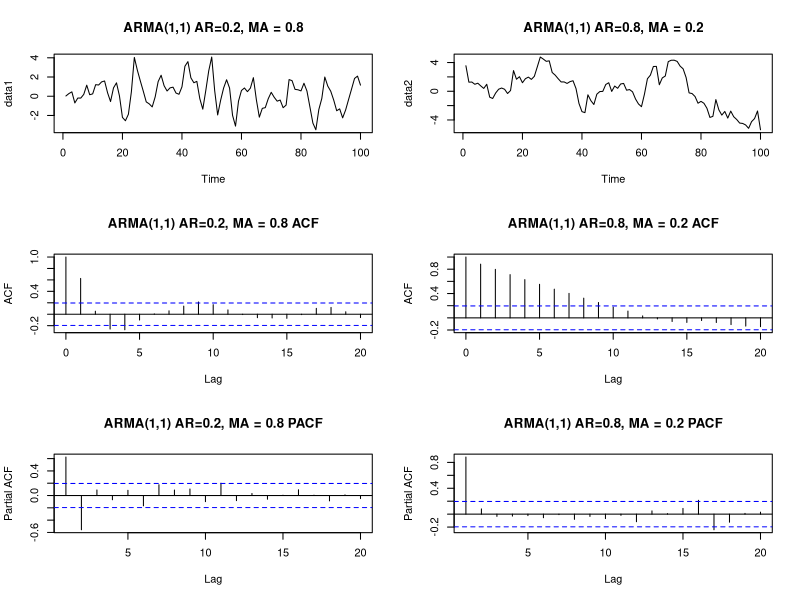
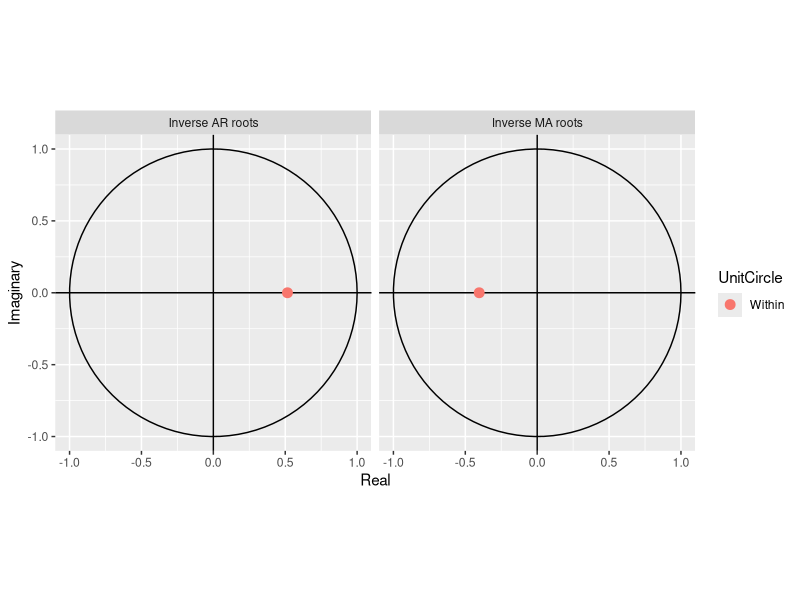
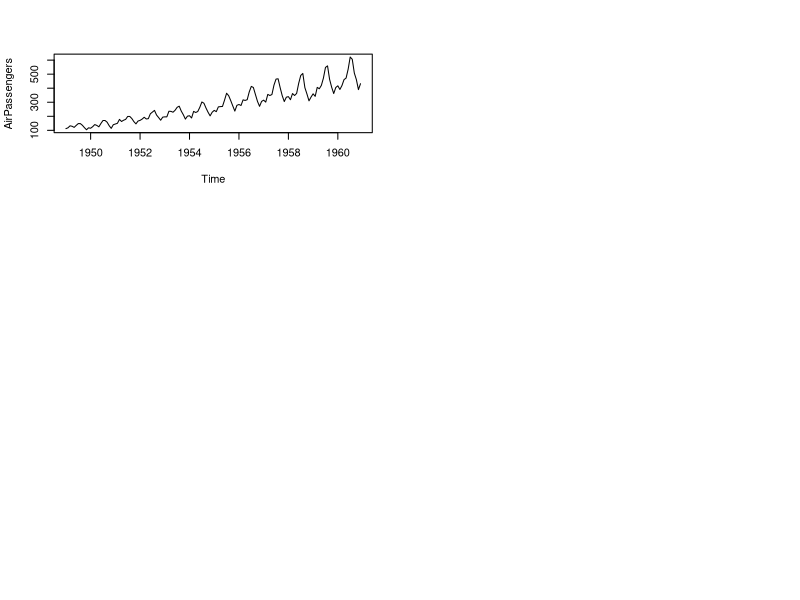
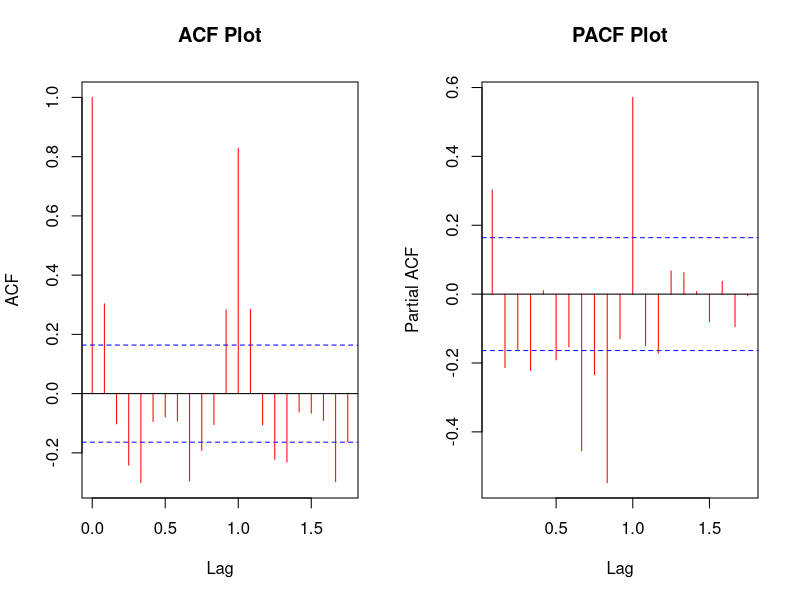
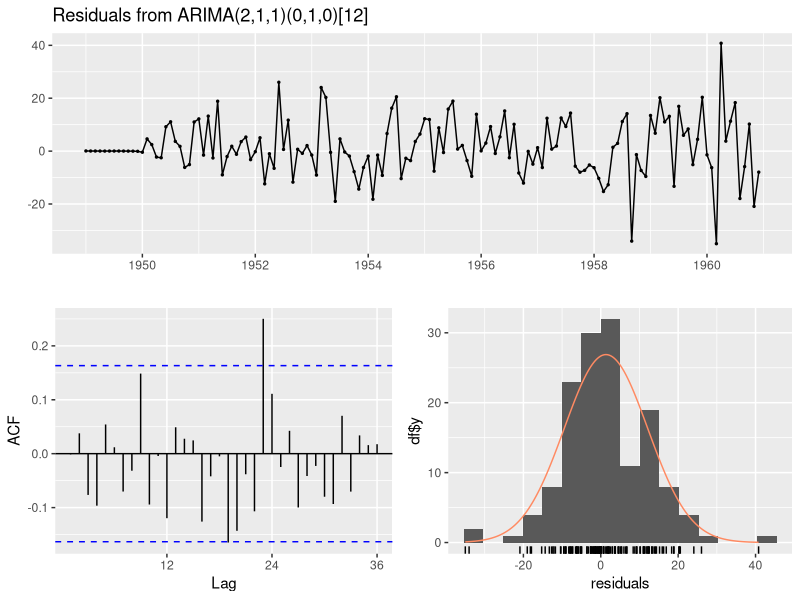
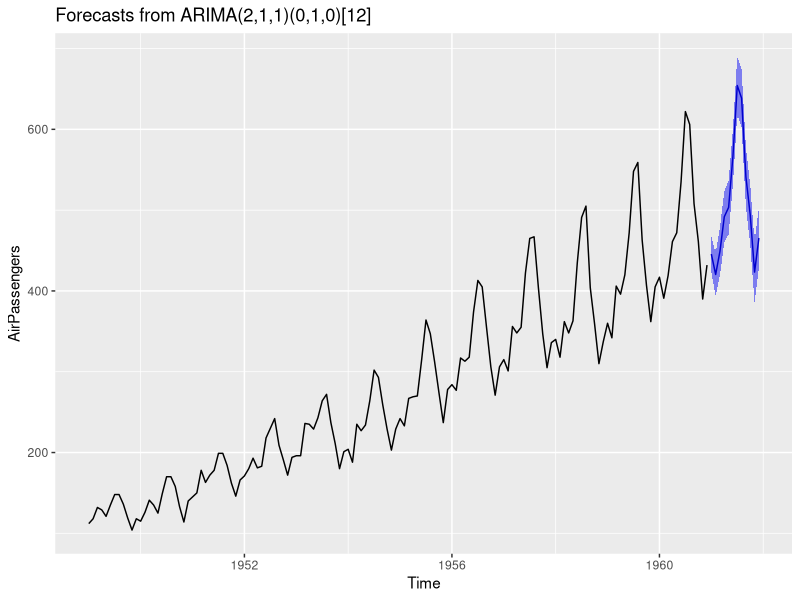

The R source for these figures, in order:
#------------------
# ARIMA models in R
#------------------

library(tidyverse)
library(forecast)
library(tseries)

# 1. ARMA(1,1) simulations
set.seed(2023)
n <- 100
sd <- 1
data1 <- arima.sim(model = list(ar = c(0.2), ma = c(0.8), order = c(1, 0, 1)), n = n, sd = sd)
data2 <- arima.sim(model = list(ma = c(0.2), ar = c(0.8), order = c(1, 0, 1)), n = n, sd = sd)

par(mfrow = c(3, 2))
plot(data1, main = "ARMA(1,1) AR=0.2, MA = 0.8")
plot(data2, main = "ARMA(1,1) AR=0.8, MA = 0.2")
acf(data1, main = "ARMA(1,1) AR=0.2, MA = 0.8 ACF")
acf(data2, main = "ARMA(1,1) AR=0.8, MA = 0.2 ACF")
pacf(data1, main = "ARMA(1,1) AR=0.2, MA = 0.8 PACF")
pacf(data2, main = "ARMA(1,1) AR=0.8, MA = 0.2 PACF")

# 2. fit an ARMA model
auto.arima(data1)
auto.arima(data2)

# 3. inverse of unit root
set.seed(2023)
n <- 1000
sd <- 1
data3 <- arima.sim(model = list(ar = c(0.5), ma = c(0.4), order = c(1, 0, 1)), n = n, sd = sd)
fit <- Arima(data3,order=c(1,0,1))
autoplot(fit)

# 4. practical example: Airpassengers data
plot(AirPassengers)
class(AirPassengers)
# [1] "ts"

AirPassengers
#      Jan Feb Mar Apr May Jun Jul Aug Sep Oct Nov Dec
# 1949 112 118 132 129 121 135 148 148 136 119 104 118
# 1950 115 126 141 135 125 149 170 170 158 133 114 140
# 1951 145 150 178 163 172 178 199 199 184 162 146 166
# 1952 171 180 193 181 183 218 230 242 209 191 172 194

# 5. Augmented Dickey-Fuller test for stationarity
adf.test(diff(AirPassengers), alternative="stationary", k=0)

# Augmented Dickey-Fuller Test
# 
# data:  diff(AirPassengers)
# Dickey-Fuller = -8.5472, Lag order = 0, p-value = 0.01
# alternative hypothesis: stationary
# 
# Message d'avis :
# Dans adf.test(diff(AirPassengers), alternative = "stationary", k = 0) :
#   p-value smaller than printed p-value

# the data appear to be stationary after differencing of order 1.

# 6. ACF and PACF of stationary series
par(mfrow = c(1,2))
acf(diff(AirPassengers), plot = TRUE, type = 'correlation',main='ACF Plot', col='red')
pacf(diff(AirPassengers), plot = TRUE, main="PACF Plot", col='red')


# 7. ARIMA model estimation
library(forecast)
set.seed(2023) 
summary(fit <- auto.arima(AirPassengers))
# Series: AirPassengers 
# ARIMA(2,1,1)(0,1,0)[12] 
# 
# Coefficients:
#          ar1     ar2      ma1
#       0.5960  0.2143  -0.9819
# s.e.  0.0888  0.0880   0.0292
# 
# sigma^2 estimated as 132.3:  log likelihood=-504.92
# AIC=1017.85   AICc=1018.17   BIC=1029.35
# 
# Training set error measures:
#   ME     RMSE     MAE      MPE     MAPE     MASE        ACF1
# Training set 1.3423 10.84619 7.86754 0.420698 2.800458 0.245628 -0.00124847
checkresiduals(fit)

# 8. ARIMA model forecasting
fit %>% forecast(level = c(95), h=12) %>% autoplot()
forecast <- forecast(fit, level = c(95), h=12)
forecast
#          Point Forecast    Lo 95    Hi 95
# Jan 1961       445.6349 423.0851 468.1847
# Feb 1961       420.3950 393.9304 446.8596
# Mar 1961       449.1983 419.4892 478.9074
# Apr 1961       491.8399 460.0092 523.6707
# May 1961       503.3945 469.9953 536.7937
# Jun 1961       566.8624 532.3007 601.4242
# Jul 1961       654.2602 618.8122 689.7081
# Aug 1961       638.5975 602.4630 674.7320
# Sep 1961       540.8837 504.2081 577.5594
# Oct 1961       494.1266 457.0177 531.2356
# Nov 1961       423.3327 385.8715 460.7939
# Dec 1961       465.5076 427.7556 503.2596

#----
# end
#----
